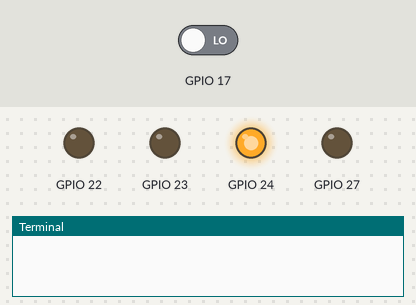
This program was run on a simulated Raspberry Pi (BCM pin numbers). On the bench: output pins drawn as LEDs (lit = HIGH), the last lines printed to the terminal. The test bench sets the inputs (shaded band); at power-on: GPIO 17 LOW.

Above: at 0.1 s.
At 1.2 s:
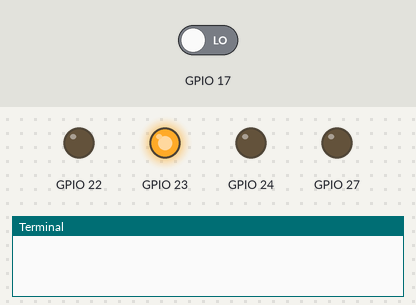
1.3 s: GPIO 17 driven HIGH
At 4.2 s:
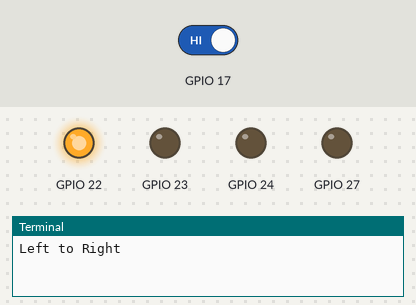
Timing chart, 0 to 12.3 s (numbered marks = the images above; inputs shaded):
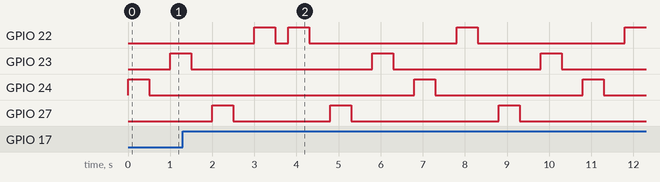

Measured:
- by itself, GPIO 24: alternates HIGH for 0.50 s and LOW for 3.5 s

The program:

Oefening5.py
```python
import RPi.GPIO as GPIO
import time

GPIO.setmode(GPIO.BCM)
GPIO.setup(17, GPIO.IN)
GPIO.setup(24, GPIO.OUT)
GPIO.setup(23, GPIO.OUT)
GPIO.setup(27, GPIO.OUT)
GPIO.setup(22, GPIO.OUT)


def blink(pin1, pin2, pin3, pin4):
    GPIO.setup(pin1, GPIO.OUT)
    GPIO.setup(pin2, GPIO.OUT)
    GPIO.setup(pin3, GPIO.OUT)
    GPIO.setup(pin4, GPIO.OUT)
    GPIO.output(pin1, 1)
    GPIO.output(pin2, 1)
    GPIO.output(pin3, 1)
    GPIO.output(pin4, 1)
    time.sleep(0.5)
    GPIO.output(pin1, 0)
    GPIO.output(pin2, 0)
    GPIO.output(pin3, 0)
    GPIO.output(pin4, 0)
    time.sleep(0.5)

while True:
    if (GPIO.input(17) == 1):
        GPIO.output(22, 1)
        time.sleep(0.5)
        GPIO.output(22, 0)
        time.sleep(0.5)
        GPIO.output(27, 1)
        time.sleep(0.5)
        GPIO.output(27, 0)
        time.sleep(0.5)
        GPIO.output(23, 1)
        time.sleep(0.5)
        GPIO.output(23, 0)
        time.sleep(0.5)
        GPIO.output(24, 1)
        time.sleep(0.5)
        GPIO.output(24, 0)

        print("Right to Left")
        time.sleep(0.5)
    else:
        GPIO.output(24, 1)
        time.sleep(0.5)
        GPIO.output(24, 0)
        time.sleep(0.5)
        GPIO.output(23, 1)
        time.sleep(0.5)
        GPIO.output(23, 0)
        time.sleep(0.5)
        GPIO.output(27, 1)
        time.sleep(0.5)
        GPIO.output(27, 0)
        time.sleep(0.5)
        GPIO.output(22, 1)
        time.sleep(0.5)
        GPIO.output(22, 0)

        print("Left to Right")
        time.sleep(0.3)


GPIO.cleanup()
```
